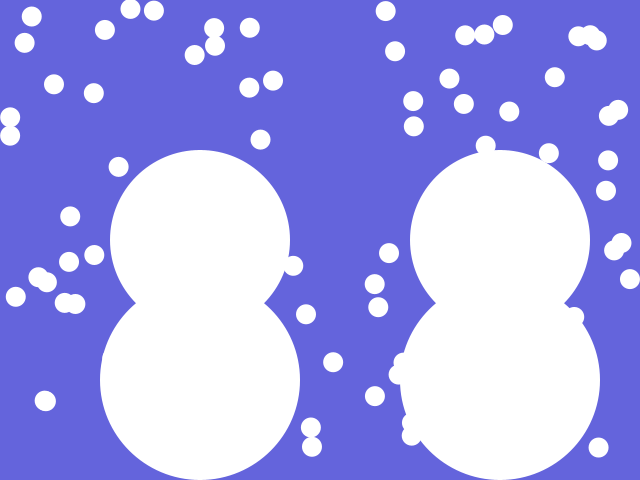
Frame 1 (no input)
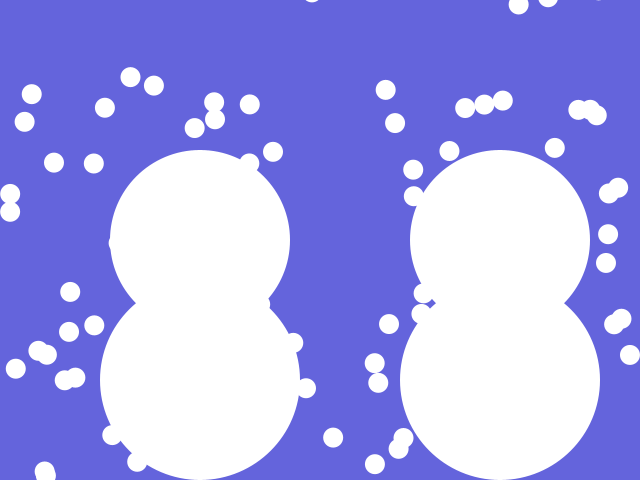
Frame 60 (the mouse pressed at the canvas centre just before this capture)
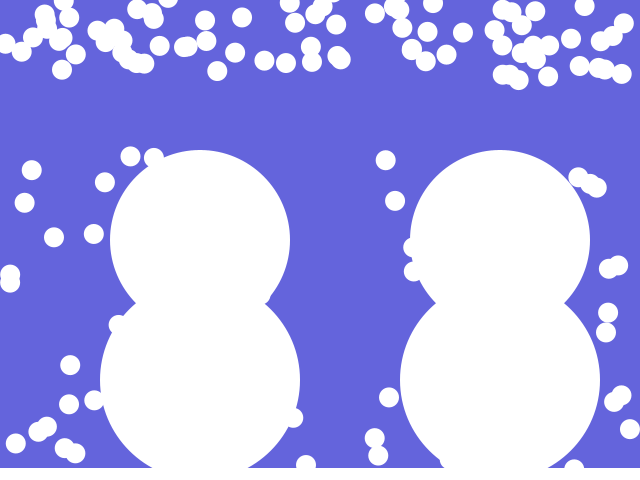
Frame 120 (the mouse held since frame 60 and released just before this capture)

The Processing sketch that drew these frames (run headless with seeded random() and noise(); from frame 60 on, the mouse is pressed at the canvas centre):

// Processing sketch: sketch_017
// ── sketch_017.pde
ArrayList<Drawable> objects; // 描画できるオブジェクト配列クラス

void setup(){
    size(640, 480);
    
    // 描画できるオブジェクトの配列を確保
    objects = new ArrayList<Drawable>();

    // 雪だるまを２つ作る
    objects.add(new Yukidaruma(200, 480));
    objects.add(new Yukidaruma(500, 480));
    
    // 雪をランダムに100個作る
    for (int i = 0; i < 100; i++){
        Yuki yuki = new Yuki(random(width), random(height));
        objects.add(yuki);
    }
}

void draw(){
    background(100, 100, 220);
    
    for(Drawable obj : objects){
        obj.draw();
    }

    // マウスボタンを押している間、雪を増やす
    if(mousePressed) objects.add(new Yuki(random(width), 0));
    
    println(objects.size());
    
    // objectsの数が増えるほど雪が積もったように資格を描画
    fill(255);
    int yukiLevel = (objects.size() - 100) / 5;
    rect(0,height - yukiLevel, width, yukiLevel);
}

interface Drawable{
    void draw();
}

// Yukidarumaクラスを定義
class Yukidaruma implements Drawable {
    int x, y;
    
    // newで作るときに呼ばれる関数
    Yukidaruma(int x, int y){
        this.x = x;
        this.y = y;
    }
    
    void draw(){
        noStroke();
        ellipse(x, y - 100, 200 , 200 );
        ellipse(x, y - 200 - 40, 180, 180);
    }
}

class Yuki implements Drawable {
    float x, y;
    
    Yuki(float x, float y){
        this.x = x;
        this.y = y;
    }
    
    void draw(){
        y += random(0.5f, 2.0f);
        if(y > height) y -= height + 50;;
        
        noStroke();
        fill(255);
        ellipse(x, y, 20, 20);
    }
}

//class IroYukidaruma extends Yukidaruma{
//    color col;
    
//    IroYukidaruma(int x, int y, color col){
//        super(x, y);
//        this.col = col;
//    }
    
//    IroYukidaruma(int x, int y){
//        super(x, y);
//    }
    
//    void draw(){
//        pushStyle();
//        fill(col);
//        super.draw();
//        popStyle();
//    }
//}

void keyTyped(){
    if(key == 's' || key == 'S'){
        save("screen.jpg");
    }
}
